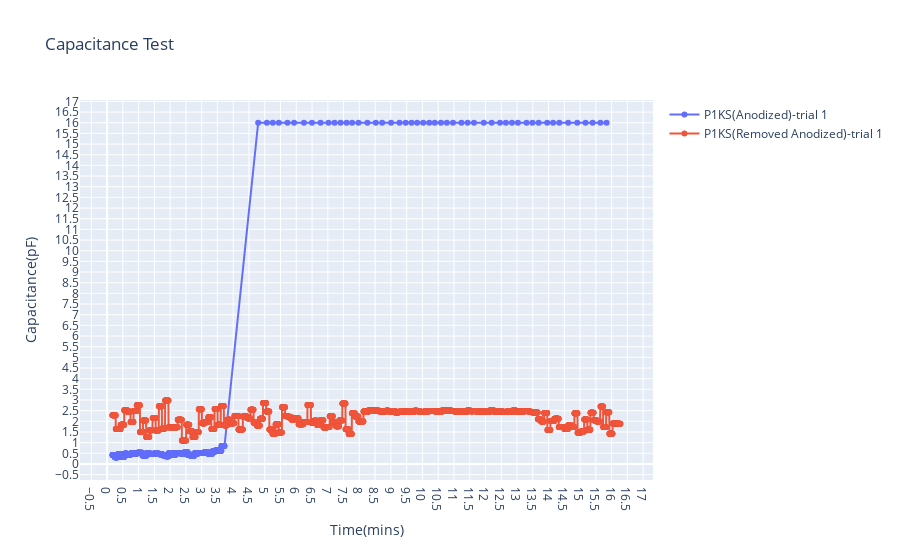

The cell this chart's notebook holds for it:
### Code cell
# use subplots for secondary y axis
single_graph = make_subplots(specs=[[{"secondary_y": False}]])
trials = calculate_trials(1)
new_df = df_P1KS_anodized[
            [
             'Time',
             'Capacitance',
             'Dial Indicator(mm)',
             'Phase']
           ]

cp_df = df_P1KS_anodized_removed[
                            [
                             'Time',
                             'Capacitance',
                             'Dial Indicator(mm)',
                             'Phase']
                            ]

for trial in trials:
    if trial == 'trial 1':
        p_data = new_df.loc[new_df['Phase']  == trial]
        single_graph.add_trace(go.Scatter(x=p_data['Time'], 
                                 y=p_data['Capacitance'],
                                 mode='lines+markers',
                                 name='P1KS(Anodized)-{}'.format(trial)),
                                 secondary_y=False)

        p_data_2 = cp_df.loc[cp_df['Phase'] == trial]
        single_graph.add_trace(go.Scatter(x=p_data_2['Time'], 
                                 y=p_data_2['Capacitance'],
                                 mode='lines+markers',
                                 name='P1KS(Removed Anodized)-{}'.format(trial)),
                                  secondary_y=False)
        
        single_graph.update_xaxes(title_text = 'Time(mins)')
        single_graph.update_yaxes(title_text = 'Capacitance(pF)', secondary_y = False)
        single_graph.update_layout(title='Capacitance Test',
                           xaxis = dict(dtick= 0.5),
                           yaxis = dict(dtick=0.5)
                           )
    else:
        #print(trial)
        p_data = new_df.loc[new_df['Phase']  == trial]
        time_dataframe = [0]
        for x in range(1, len(p_data['Time'])):
            new_time = p_data.values[x][0]-p_data.values[0][0]
            time_dataframe.append(new_time)
        #print(time_dataframe)
        time_frame = pd.DataFrame({'Time': time_dataframe})

        single_graph.add_trace(go.Scatter(x=p_data['Time'], 
                                 y=p_data['Capacitance'],
                                 mode='lines+markers',
                                 name='Capacitance-{}'.format(trial)),
                                  secondary_y=False)

        single_graph.update_xaxes(title_text = 'Time(mins)')
        single_graph.update_yaxes(title_text = 'Capacitance with Dial Indicator', secondary_y = False)
        single_graph.update_layout(title='Capacitance',
                           xaxis = dict(dtick=4),
                           yaxis = dict(dtick=1)
                           )

iplot(single_graph)

### Figure 1 — Plotly figure (JSON) as saved in the notebook; plotly's stock layout.template omitted (floating-point values rounded to 4 significant figures; data arrays with more than 128 entries replaced by an {"elided": "..."} marker saying what was removed)
{"data": [{"mode": "lines+markers", "name": "P1KS(Anodized)-trial 1", "type": "scatter", "x": {"elided": "923 float values"}, "xaxis": "x", "y": {"elided": "923 float values"}, "yaxis": "y"}, {"mode": "lines+markers", "name": "P1KS(Removed Anodized)-trial 1", "type": "scatter", "x": {"elided": "3890 float values"}, "xaxis": "x", "y": {"elided": "3890 float values"}, "yaxis": "y"}], "layout": {"title": {"text": "Capacitance Test"}, "xaxis": {"anchor": "y", "domain": [0, 1], "dtick": 0.5, "title": {"text": "Time(mins)"}}, "yaxis": {"anchor": "x", "domain": [0, 1], "dtick": 0.5, "title": {"text": "Capacitance(pF)"}}}}
